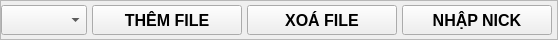
                    <widget class="QFrame" name="frame_6">
                     <property name="minimumSize">
                      <size>
                       <width>400</width>
                       <height>40</height>
                      </size>
                     </property>
                     <property name="maximumSize">
                      <size>
                       <width>10000</width>
                       <height>40</height>
                      </size>
                     </property>
                     <property name="frameShape">
                      <enum>QFrame::StyledPanel</enum>
                     </property>
                     <property name="frameShadow">
                      <enum>QFrame::Raised</enum>
                     </property>
                     <layout class="QHBoxLayout" name="horizontalLayout_13">
                      <property name="spacing">
                       <number>5</number>
                      </property>
                      <property name="leftMargin">
                       <number>0</number>
                      </property>
                      <property name="topMargin">
                       <number>0</number>
                      </property>
                      <property name="rightMargin">
                       <number>5</number>
                      </property>
                      <property name="bottomMargin">
                       <number>0</number>
                      </property>
                      <item>
                       <widget class="QComboBox" name="comboBox">
                        <property name="minimumSize">
                         <size>
                          <width>0</width>
                          <height>30</height>
                         </size>
                        </property>
                        <property name="maximumSize">
                         <size>
                          <width>16777215</width>
                          <height>30</height>
                         </size>
                        </property>
                        <property name="font">
                         <font>
                          <family>Segoe UI</family>
                          <pointsize>12</pointsize>
                         </font>
                        </property>
                        <property name="cursor">
                         <cursorShape>PointingHandCursor</cursorShape>
                        </property>
                        <property name="autoFillBackground">
                         <bool>true</bool>
                        </property>
                        <property name="styleSheet">
                         <string notr="true"/>
                        </property>
                        <property name="currentText">
                         <string/>
                        </property>
                       </widget>
                      </item>
                      <item>
                       <widget class="QPushButton" name="pushButton_import_file">
                        <property name="minimumSize">
                         <size>
                          <width>150</width>
                          <height>30</height>
                         </size>
                        </property>
                        <property name="maximumSize">
                         <size>
                          <width>150</width>
                          <height>30</height>
                         </size>
                        </property>
                        <property name="font">
                         <font>
                          <family>Segoe UI</family>
                          <pointsize>12</pointsize>
                          <weight>75</weight>
                          <bold>true</bold>
                         </font>
                        </property>
                        <property name="cursor">
                         <cursorShape>PointingHandCursor</cursorShape>
                        </property>
                        <property name="styleSheet">
                         <string notr="true"/>
                        </property>
                        <property name="text">
                         <string>THÊM FILE</string>
                        </property>
                        <property name="icon">
                         <iconset resource="resource.qrc">
                          <normaloff>:/resource/resources/33.png</normaloff>:/resource/resources/33.png</iconset>
                        </property>
                        <property name="iconSize">
                         <size>
                          <width>16</width>
                          <height>16</height>
                         </size>
                        </property>
                        <property name="autoDefault">
                         <bool>false</bool>
                        </property>
                        <property name="default">
                         <bool>false</bool>
                        </property>
                        <property name="flat">
                         <bool>false</bool>
                        </property>
                       </widget>
                      </item>
                      <item>
                       <widget class="QPushButton" name="pushButton_delete_file">
                        <property name="minimumSize">
                         <size>
                          <width>150</width>
                          <height>30</height>
                         </size>
                        </property>
                        <property name="maximumSize">
                         <size>
                          <width>150</width>
                          <height>30</height>
                         </size>
                        </property>
                        <property name="font">
                         <font>
                          <family>Segoe UI</family>
                          <pointsize>12</pointsize>
                          <weight>75</weight>
                          <bold>true</bold>
                         </font>
                        </property>
                        <property name="cursor">
                         <cursorShape>PointingHandCursor</cursorShape>
                        </property>
                        <property name="styleSheet">
                         <string notr="true"/>
                        </property>
                        <property name="text">
                         <string>XOÁ FILE</string>
                        </property>
                        <property name="icon">
                         <iconset resource="resource.qrc">
                          <normaloff>:/resource/resources/35.png</normaloff>:/resource/resources/35.png</iconset>
                        </property>
                        <property name="iconSize">
                         <size>
                          <width>16</width>
                          <height>16</height>
                         </size>
                        </property>
                        <property name="autoDefault">
                         <bool>false</bool>
                        </property>
                        <property name="default">
                         <bool>false</bool>
                        </property>
                        <property name="flat">
                         <bool>false</bool>
                        </property>
                       </widget>
                      </item>
                      <item>
                       <widget class="QPushButton" name="pushButton_import_nick">
                        <property name="minimumSize">
                         <size>
                          <width>150</width>
                          <height>30</height>
                         </size>
                        </property>
                        <property name="maximumSize">
                         <size>
                          <width>150</width>
                          <height>30</height>
                         </size>
                        </property>
                        <property name="font">
                         <font>
                          <family>Segoe UI</family>
                          <pointsize>12</pointsize>
                          <weight>75</weight>
                          <bold>true</bold>
                         </font>
                        </property>
                        <property name="cursor">
                         <cursorShape>PointingHandCursor</cursorShape>
                        </property>
                        <property name="styleSheet">
                         <string notr="true"/>
                        </property>
                        <property name="text">
                         <string>NHẬP NICK</string>
                        </property>
                        <property name="icon">
                         <iconset resource="resource.qrc">
                          <normaloff>:/resource/iconapp/24x24/cil-people.png</normaloff>:/resource/iconapp/24x24/cil-people.png</iconset>
                        </property>
                        <property name="iconSize">
                         <size>
                          <width>16</width>
                          <height>16</height>
                         </size>
                        </property>
                        <property name="autoDefault">
                         <bool>false</bool>
                        </property>
                        <property name="default">
                         <bool>false</bool>
                        </property>
                        <property name="flat">
                         <bool>false</bool>
                        </property>
                       </widget>
                      </item>
                     </layout>
                    </widget>
